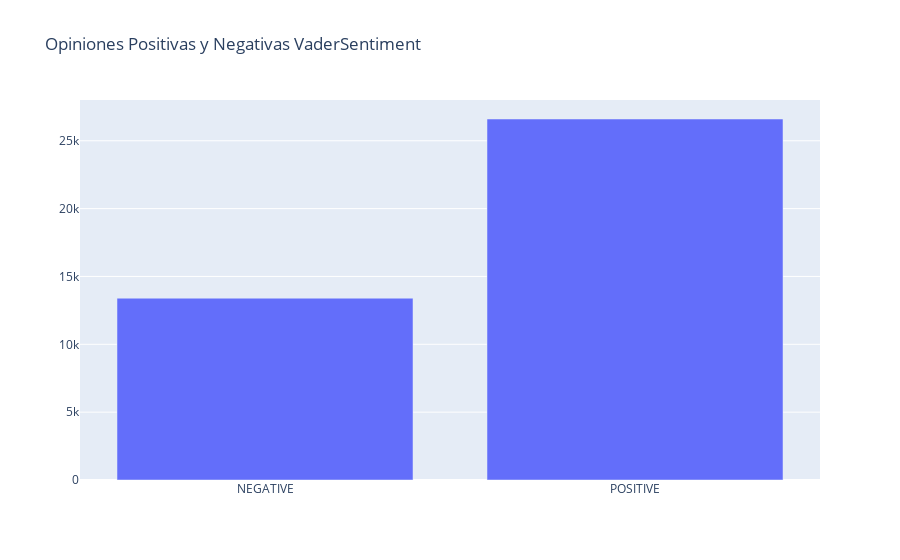

Notebook code cell kept with this figure:
### Code cell
#Se grafica la cantidad de películas por opiniones negativas y positivas que se generaron con la librería Vader
datos_grafi1 = go.Bar(x=cant_sent_humano4.descrip_vader.values[:10],
                      y=cant_sent_humano4.cant.values[:10])

grafica1 = go.Layout(title='Opiniones Positivas y Negativas VaderSentiment')

figura1 = go.Figure(data=[datos_grafi1], layout=grafica1)
iplot(figura1)

### Figure 1 — Plotly figure (JSON) as saved in the notebook; plotly's stock layout.template omitted (floating-point values rounded to 4 significant figures)
{"data": [{"type": "bar", "x": ["NEGATIVE", "POSITIVE"], "y": [13397, 26603]}], "layout": {"title": {"text": "Opiniones Positivas y Negativas VaderSentiment"}}}
